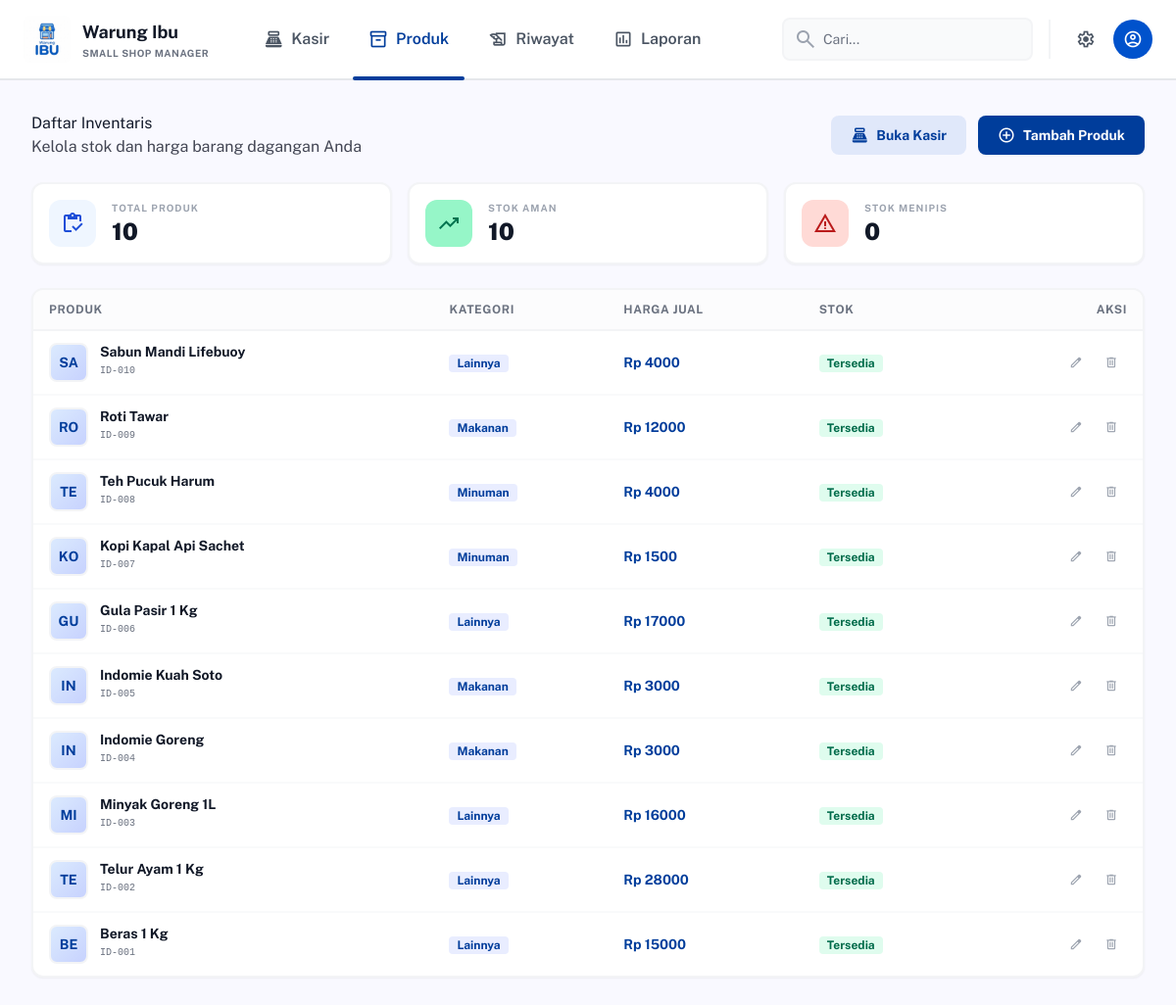
Page /produk/ on the earlier database version.
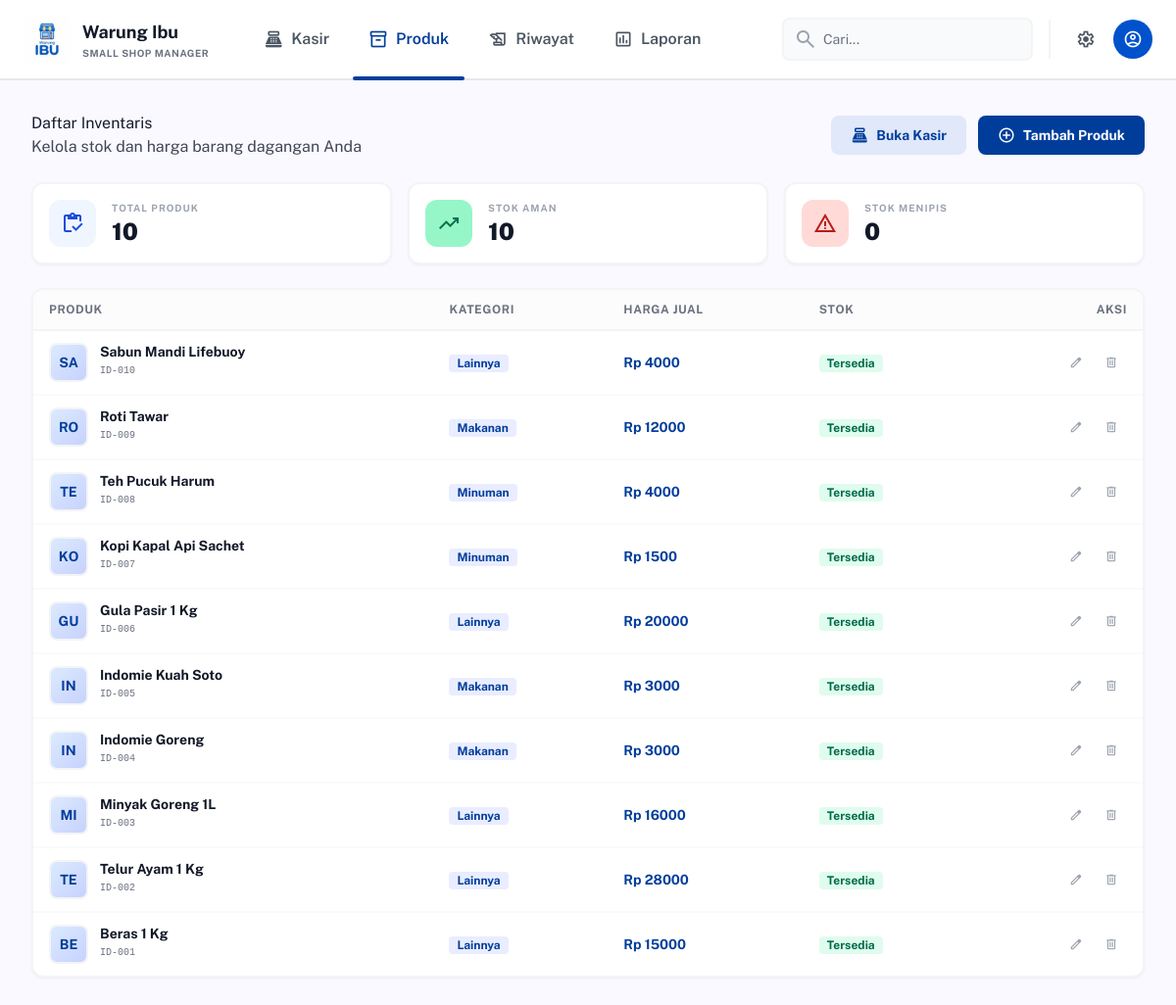
Same page on the later database version.
### core/models.py (models this page shows, shortened)
class Produk(models.Model):
    KATEGORI_CHOICES = (
        ('makanan', 'Makanan'),
        ('minuman', 'Minuman'),
        ('lainnya', 'Lainnya'),
    )
    nama = models.CharField(max_length=100)
    harga = models.DecimalField(max_digits=10, decimal_places=0)
    kategori = models.CharField(max_length=50, choices=KATEGORI_CHOICES, default='lainnya')

### core/views.py (the view)
# urls.py: path('produk/', views.produk_view, name='produk'),
@never_cache
def produk_view(request):
    produks = Produk.objects.all().order_by('-id')
    context = {
        'produks': produks,
        'total_produk': produks.count(),
        'stok_aman': produks.count(), # dummy logic
        'stok_menipis': 0, # dummy logic
    }
    return render(request, 'produk.html', context)

### templates/produk.html (shortened to what the changed rows need)
{% extends 'base.html' %}
{% block content %}
<div class="flex-1 overflow-hidden flex flex-col">
    <main class="flex-1 overflow-y-auto p-4 sm:p-8 bg-surface">
        <div class="max-w-[1440px] mx-auto">
            <div class="flex flex-col md:flex-row md:items-center justify-between mb-6 gap-4">
                <div>
                    <h1 class="font-headline-md text-on-surface">Daftar Inventaris</h1>
                </div>
            </div>
            <div class="bg-white rounded-xl border-2 border-gray-100 overflow-hidden shadow-sm">
                <div class="overflow-x-auto">
                    <table class="w-full text-left border-collapse text-sm">
                        <thead>
                            <tr class="bg-gray-50/50 border-b-2 border-gray-100">
                                <th class="px-4 py-3 font-bold text-gray-500 uppercase tracking-wider text-xs">Produk</th>
                                <th class="px-4 py-3 font-bold text-gray-500 uppercase tracking-wider text-xs">Kategori</th>
                                <th class="px-4 py-3 font-bold text-gray-500 uppercase tracking-wider text-xs">Harga Jual</th>
                                <th class="px-4 py-3 font-bold text-gray-500 uppercase tracking-wider text-xs">Stok</th>
                                <th class="px-4 py-3 font-bold text-gray-500 uppercase tracking-wider text-xs text-right">Aksi</th>
                            </tr>
                        </thead>
                        <tbody class="divide-y-2 divide-gray-50">
                            {% for produk in produks %}
                            <tr class="hover:bg-blue-50/30 transition-colors">
                                <td class="px-4 py-3">
                                    <div class="flex items-center gap-3">
                                        <div class="w-10 h-10 rounded-lg overflow-hidden border-2 border-gray-100 bg-gradient-to-br from-blue-100 to-indigo-200 shrink-0 flex items-center justify-center text-primary font-bold text-sm">
                                            {{ produk.nama|slice:":2"|upper }}
                                        </div>
                                        <div>
                                            <p class="font-bold text-gray-900 leading-tight">{{ produk.nama }}</p>
                                            <p class="text-[10px] text-gray-500 font-mono">ID-{{ produk.id|stringformat:"03d" }}</p>
                                        </div>
                                    </div>
                                </td>
                                <td class="px-4 py-3">
                                    <span class="px-2 py-0.5 bg-surface-container rounded text-xs font-bold text-primary capitalize">{{ produk.kategori }}</span>
                                </td>
                                <td class="px-4 py-3">
                                    <p class="font-bold text-primary">Rp {{ produk.harga|floatformat:0 }}</p>
                                </td>
                                <td class="px-4 py-3">
                                    <span class="text-xs font-bold text-secondary bg-secondary-container/30 px-2 py-0.5 rounded">Tersedia</span>
                                </td>
                                <td class="px-4 py-3 text-right">
                                    <div class="flex justify-end gap-1">
                                        <a href="{% url 'edit_produk' produk.id %}" class="w-8 h-8 flex items-center justify-center rounded-lg hover:bg-primary-container text-gray-400 hover:text-primary transition-all">
                                            <span class="material-symbols-outlined text-sm" data-icon="edit">edit</span>
                                        </a>
                                        <a href="{% url 'hapus_produk' produk.id %}" class="w-8 h-8 flex items-center justify-center rounded-lg hover:bg-error-container text-gray-400 hover:text-error transition-all">
                                            <span class="material-symbols-outlined text-sm" data-icon="delete">delete</span>
                                        </a>
                                    </div>
                                </td>
                            </tr>
                            {% empty %}
                            <tr>
                                <td colspan="5" class="px-4 py-8 text-center text-gray-400 text-sm">
                                    Belum ada produk. Silakan tambah produk baru.
                                </td>
                            </tr>
                            {% endfor %}
                        </tbody>
                    </table>
                </div>
            </div>
        </div>
    </main>
</div>
{% endblock %}

Differences in the rows shown:
changed Produk "GU": harga "17000" → "20000"
